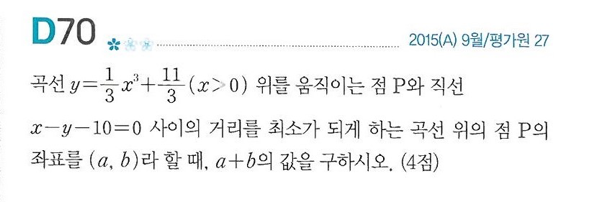
#> input picture 200724 BoundingBox image2text/boundingbox_image/1.png, 592 x 202 px, found by its file name
$ python -i '200724 BoundingBox image2text.py'   (imports and definitions only)
#> lines starting #> are read from the running program, lines starting #| are printed output that depends on the picture
import cv2
import numpy as np
import matplotlib as plt
import os
import io
import re
from google.cloud import vision
from google.cloud.vision import types
import json
from math import floor, ceil

# [39 lines left out: function image_crop, not called in this run]

def image_wash(filename):

#> called with filename = 'boundingbox_image/1.png'
    img_full = filename.split('.')
    img_name = img_full[0]

    img = cv2.imread("./boundingbox_image/"+filename,0)
#> img: shape (202, 592); min 0, max 255, mean 244.7

    # [4 lines of commented-out code are left out]
    """cv2.imshow('Denoise', img_denoise)
    cv2.waitKey()
    cv2.destroyAllWindows()"""

    """cv2.imshow('CLAHE', img_cl)
    cv2.waitKey()
    cv2.destroyAllWindows()"""

    kernel = np.array([[0, -1, 0],
                       [-1, 5, -1],
                       [0, -1, 0]])
    img_sharp = cv2.filter2D(img,-1,kernel)
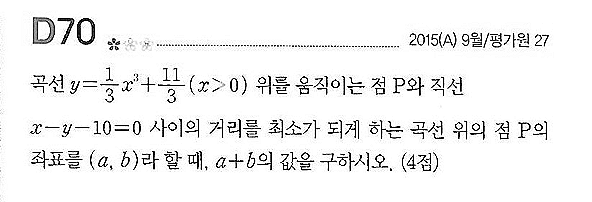
#> img_sharp: shape (202, 592); min 0, max 255, mean 241.3

    clahe = cv2.createCLAHE(clipLimit=1.0, tileGridSize=(2, 2))
    img_cl = clahe.apply(img_sharp)

    #cv2.imshow('sharp', img_sharp)
    cv2.imwrite('final'+filename,img_cl)
    #test_text('final'+filename)
    """cv2.waitKey()
    cv2.destroyAllWindows()"""

    return img, img_cl, img_full

# [59 lines left out: functions test_text, text_extract, not called in this run]

path = "C:/Users/user/PycharmProjects/ESSENPLAT_Research/200724 BoundingBox image2text/boundingbox_image"
file_list = os.listdir(path)
file_list_image = [file for file in file_list if file.endswith(".jpg")]
file_list_png = [file for file in file_list if file.endswith(".PNG") or file.endswith(".png")]
# [11 lines not run here, left out]

>>> result = image_wash('boundingbox_image/1.png')

$ run again, on 200724 BoundingBox image2text/boundingbox_image/8.png
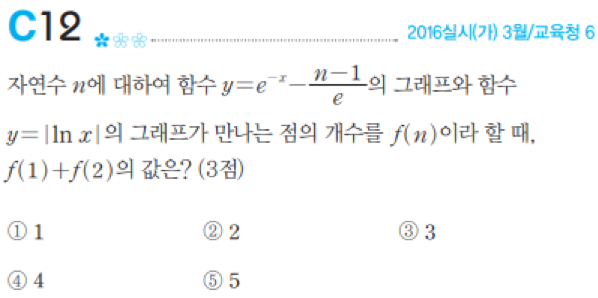
#> input picture 200724 BoundingBox image2text/boundingbox_image/8.png, 598 x 298 px, found by its file name
#> in image_wash, `img = cv2.imread("./boundingbox_image/"+filename,0)`:
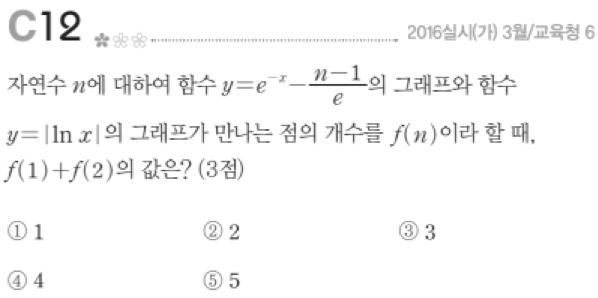
#> img: shape (298, 598); min 28, max 255, mean 247.9
#> in image_wash, `img_sharp = cv2.filter2D(img,-1,kernel)`:
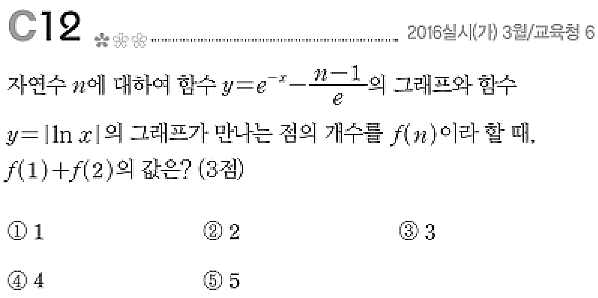
#> img_sharp: shape (298, 598); min 0, max 255, mean 245.2

$ run again, on 200724 BoundingBox image2text/boundingbox_image/9.png
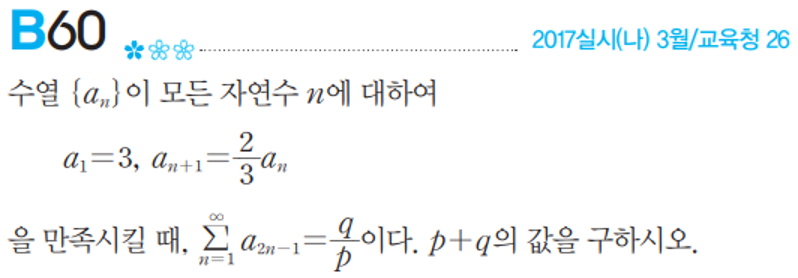
#> input picture 200724 BoundingBox image2text/boundingbox_image/9.png, 798 x 278 px, found by its file name
#> in image_wash, `img = cv2.imread("./boundingbox_image/"+filename,0)`:
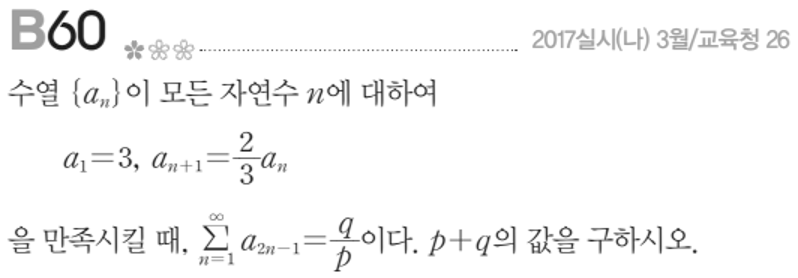
#> img: shape (278, 798); min 0, max 255, mean 246.9
#> in image_wash, `img_sharp = cv2.filter2D(img,-1,kernel)`:
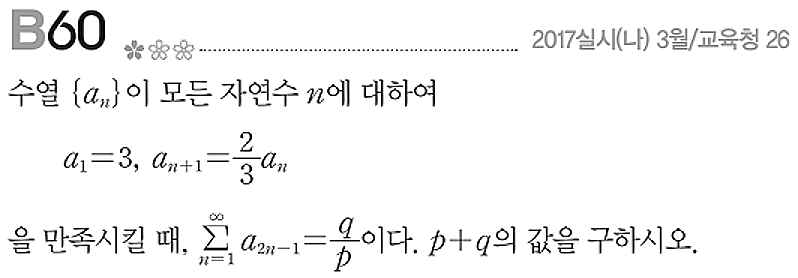
#> img_sharp: shape (278, 798); min 0, max 255, mean 245
